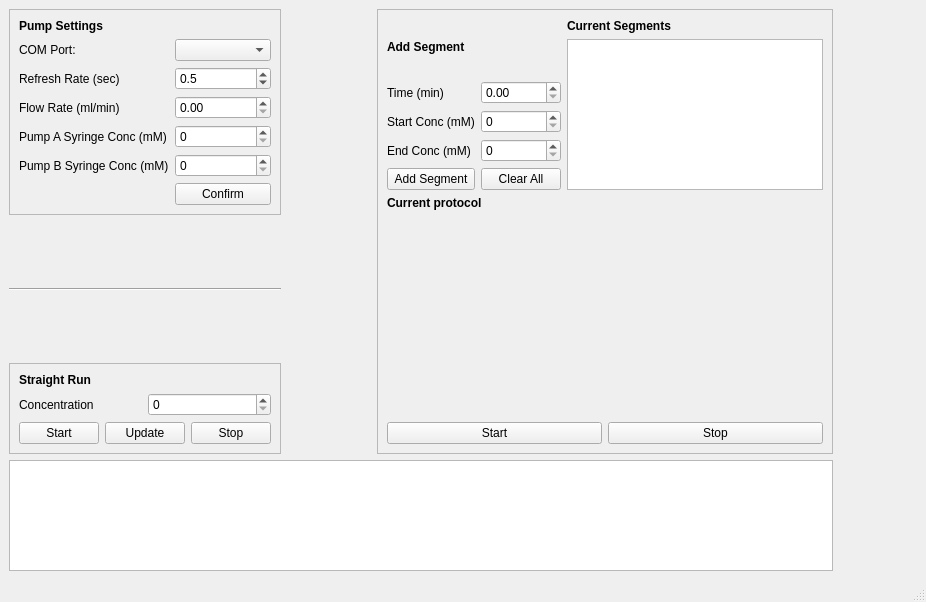
<?xml version="1.0" encoding="UTF-8"?>
<ui version="4.0">
 <class>PumPyWorm</class>
 <widget class="QMainWindow" name="PumPyWorm">
  <property name="geometry">
   <rect>
    <x>0</x>
    <y>0</y>
    <width>926</width>
    <height>602</height>
   </rect>
  </property>
  <property name="windowTitle">
   <string>AWpumps</string>
  </property>
  <widget class="QWidget" name="centralwidget">
   <property name="font">
    <font>
     <family>.AppleSystemUIFont</family>
    </font>
   </property>
   <layout class="QGridLayout" name="gridLayout">
    <item row="0" column="0">
     <layout class="QVBoxLayout" name="verticalLayout_5">
      <item>
       <widget class="QFrame" name="frame_4">
        <property name="frameShape">
         <enum>QFrame::StyledPanel</enum>
        </property>
        <property name="frameShadow">
         <enum>QFrame::Raised</enum>
        </property>
        <layout class="QVBoxLayout" name="verticalLayout_4">
         <item>
          <layout class="QGridLayout" name="gridLayout_2">
           <item row="2" column="1">
            <widget class="QComboBox" name="combo_com"/>
           </item>
           <item row="6" column="0">
            <widget class="QLabel" name="label_6">
             <property name="text">
              <string>Pump B Syringe Conc (mM)</string>
             </property>
            </widget>
           </item>
           <item row="5" column="1">
            <widget class="QSpinBox" name="spin_pac">
             <property name="maximum">
              <number>200</number>
             </property>
            </widget>
           </item>
           <item row="1" column="0" colspan="2">
            <widget class="QLabel" name="label_7">
             <property name="font">
              <font>
               <family>.AppleSystemUIFont</family>
               <bold>true</bold>
              </font>
             </property>
             <property name="text">
              <string>Pump Settings</string>
             </property>
            </widget>
           </item>
           <item row="6" column="1">
            <widget class="QSpinBox" name="spin_pbc">
             <property name="maximum">
              <number>200</number>
             </property>
            </widget>
           </item>
           <item row="5" column="0">
            <widget class="QLabel" name="label_5">
             <property name="text">
              <string>Pump A Syringe Conc (mM)</string>
             </property>
            </widget>
           </item>
           <item row="7" column="1">
            <widget class="QPushButton" name="but_confirm_settings">
             <property name="text">
              <string>Confirm</string>
             </property>
            </widget>
           </item>
           <item row="4" column="1">
            <widget class="QDoubleSpinBox" name="spin_flow_rate"/>
           </item>
           <item row="3" column="0">
            <widget class="QLabel" name="label_2">
             <property name="text">
              <string>Refresh Rate (sec)</string>
             </property>
            </widget>
           </item>
           <item row="2" column="0">
            <widget class="QLabel" name="label">
             <property name="text">
              <string>COM Port:</string>
             </property>
            </widget>
           </item>
           <item row="4" column="0">
            <widget class="QLabel" name="label_4">
             <property name="text">
              <string>Flow Rate (ml/min)</string>
             </property>
            </widget>
           </item>
           <item row="3" column="1">
            <widget class="QDoubleSpinBox" name="spin_refresh">
             <property name="decimals">
              <number>1</number>
             </property>
             <property name="minimum">
              <double>0.100000000000000</double>
             </property>
             <property name="maximum">
              <double>1.000000000000000</double>
             </property>
             <property name="singleStep">
              <double>0.100000000000000</double>
             </property>
             <property name="stepType">
              <enum>QAbstractSpinBox::DefaultStepType</enum>
             </property>
             <property name="value">
              <double>0.500000000000000</double>
             </property>
            </widget>
           </item>
          </layout>
         </item>
        </layout>
       </widget>
      </item>
      <item>
       <spacer name="verticalSpacer">
        <property name="orientation">
         <enum>Qt::Vertical</enum>
        </property>
        <property name="sizeHint" stdset="0">
         <size>
          <width>20</width>
          <height>40</height>
         </size>
        </property>
       </spacer>
      </item>
      <item>
       <widget class="Line" name="line">
        <property name="orientation">
         <enum>Qt::Horizontal</enum>
        </property>
       </widget>
      </item>
      <item>
       <spacer name="verticalSpacer_2">
        <property name="orientation">
         <enum>Qt::Vertical</enum>
        </property>
        <property name="sizeHint" stdset="0">
         <size>
          <width>20</width>
          <height>40</height>
         </size>
        </property>
       </spacer>
      </item>
      <item>
       <widget class="QFrame" name="frame">
        <property name="frameShape">
         <enum>QFrame::StyledPanel</enum>
        </property>
        <property name="frameShadow">
         <enum>QFrame::Raised</enum>
        </property>
        <layout class="QVBoxLayout" name="verticalLayout">
         <item>
          <layout class="QGridLayout" name="gridLayout_3">
           <item row="2" column="1">
            <widget class="QSpinBox" name="spin_straight_conc"/>
           </item>
           <item row="3" column="0" colspan="2">
            <layout class="QHBoxLayout" name="horizontalLayout">
             <item>
              <widget class="QPushButton" name="but_start_pump">
               <property name="text">
                <string>Start</string>
               </property>
              </widget>
             </item>
             <item>
              <widget class="QPushButton" name="but_update_pump">
               <property name="text">
                <string>Update</string>
               </property>
              </widget>
             </item>
             <item>
              <widget class="QPushButton" name="but_stop_pump">
               <property name="text">
                <string>Stop</string>
               </property>
              </widget>
             </item>
            </layout>
           </item>
           <item row="2" column="0">
            <widget class="QLabel" name="label_10">
             <property name="text">
              <string>Concentration</string>
             </property>
            </widget>
           </item>
           <item row="1" column="0" colspan="2">
            <widget class="QLabel" name="label_11">
             <property name="font">
              <font>
               <family>.AppleSystemUIFont</family>
               <bold>true</bold>
              </font>
             </property>
             <property name="text">
              <string>Straight Run</string>
             </property>
            </widget>
           </item>
          </layout>
         </item>
        </layout>
       </widget>
      </item>
     </layout>
    </item>
    <item row="0" column="2">
     <widget class="QFrame" name="frame_3">
      <property name="frameShape">
       <enum>QFrame::StyledPanel</enum>
      </property>
      <property name="frameShadow">
       <enum>QFrame::Raised</enum>
      </property>
      <layout class="QVBoxLayout" name="verticalLayout_6">
       <item>
        <layout class="QHBoxLayout" name="horizontalLayout_6">
         <item>
          <layout class="QGridLayout" name="gridLayout_4">
           <item row="1" column="0">
            <widget class="QLabel" name="label_15">
             <property name="text">
              <string>Time (min)</string>
             </property>
            </widget>
           </item>
           <item row="3" column="0">
            <widget class="QLabel" name="label_16">
             <property name="text">
              <string>End Conc (mM)</string>
             </property>
            </widget>
           </item>
           <item row="2" column="0">
            <widget class="QLabel" name="label_17">
             <property name="text">
              <string>Start Conc (mM)</string>
             </property>
            </widget>
           </item>
           <item row="2" column="1">
            <widget class="QSpinBox" name="spin_start_conc">
             <property name="singleStep">
              <number>10</number>
             </property>
            </widget>
           </item>
           <item row="4" column="1">
            <widget class="QPushButton" name="but_clear_segments">
             <property name="text">
              <string>Clear All</string>
             </property>
            </widget>
           </item>
           <item row="0" column="0" colspan="2">
            <widget class="QLabel" name="label_18">
             <property name="font">
              <font>
               <family>.AppleSystemUIFont</family>
               <bold>true</bold>
              </font>
             </property>
             <property name="text">
              <string>Add Segment</string>
             </property>
            </widget>
           </item>
           <item row="3" column="1">
            <widget class="QSpinBox" name="spin_end_conc">
             <property name="singleStep">
              <number>10</number>
             </property>
            </widget>
           </item>
           <item row="1" column="1">
            <widget class="QDoubleSpinBox" name="spin_seg_time">
             <property name="maximum">
              <double>2.000000000000000</double>
             </property>
             <property name="singleStep">
              <double>0.050000000000000</double>
             </property>
             <property name="stepType">
              <enum>QAbstractSpinBox::DefaultStepType</enum>
             </property>
            </widget>
           </item>
           <item row="4" column="0">
            <widget class="QPushButton" name="but_add_segment">
             <property name="text">
              <string>Add Segment</string>
             </property>
            </widget>
           </item>
          </layout>
         </item>
         <item>
          <layout class="QHBoxLayout" name="horizontalLayout_7">
           <item>
            <layout class="QVBoxLayout" name="verticalLayout_7" stretch="0,1">
             <item>
              <widget class="QLabel" name="label_19">
               <property name="font">
                <font>
                 <family>.AppleSystemUIFont</family>
                 <bold>true</bold>
                </font>
               </property>
               <property name="text">
                <string>Current Segments</string>
               </property>
              </widget>
             </item>
             <item>
              <widget class="QTableView" name="table_segments">
               <property name="sizePolicy">
                <sizepolicy hsizetype="Expanding" vsizetype="Expanding">
                 <horstretch>0</horstretch>
                 <verstretch>0</verstretch>
                </sizepolicy>
               </property>
               <property name="sizeAdjustPolicy">
                <enum>QAbstractScrollArea::AdjustIgnored</enum>
               </property>
               <property name="dragEnabled">
                <bool>true</bool>
               </property>
               <property name="dragDropMode">
                <enum>QAbstractItemView::DragDrop</enum>
               </property>
               <property name="alternatingRowColors">
                <bool>true</bool>
               </property>
               <property name="selectionMode">
                <enum>QAbstractItemView::ExtendedSelection</enum>
               </property>
               <property name="selectionBehavior">
                <enum>QAbstractItemView::SelectRows</enum>
               </property>
              </widget>
             </item>
            </layout>
           </item>
          </layout>
         </item>
        </layout>
       </item>
       <item>
        <spacer name="verticalSpacer_3">
         <property name="orientation">
          <enum>Qt::Vertical</enum>
         </property>
         <property name="sizeHint" stdset="0">
          <size>
           <width>20</width>
           <height>40</height>
          </size>
         </property>
        </spacer>
       </item>
       <item>
        <widget class="QLabel" name="label_20">
         <property name="font">
          <font>
           <family>.AppleSystemUIFont</family>
           <bold>true</bold>
          </font>
         </property>
         <property name="text">
          <string>Current protocol</string>
         </property>
        </widget>
       </item>
       <item>
        <widget class="PlotWidget" name="widget_plots" native="true">
         <property name="minimumSize">
          <size>
           <width>300</width>
           <height>200</height>
          </size>
         </property>
        </widget>
       </item>
       <item>
        <layout class="QHBoxLayout" name="horizontalLayout_3">
         <item>
          <widget class="QPushButton" name="but_start_protocol">
           <property name="text">
            <string>Start</string>
           </property>
          </widget>
         </item>
         <item>
          <widget class="QPushButton" name="but_stop_protocol">
           <property name="text">
            <string>Stop</string>
           </property>
          </widget>
         </item>
        </layout>
       </item>
      </layout>
     </widget>
    </item>
    <item row="0" column="1">
     <spacer name="horizontalSpacer">
      <property name="orientation">
       <enum>Qt::Horizontal</enum>
      </property>
      <property name="sizeHint" stdset="0">
       <size>
        <width>40</width>
        <height>20</height>
       </size>
      </property>
     </spacer>
    </item>
    <item row="1" column="0" colspan="3">
     <widget class="QTextEdit" name="console">
      <property name="acceptDrops">
       <bool>false</bool>
      </property>
      <property name="undoRedoEnabled">
       <bool>false</bool>
      </property>
      <property name="readOnly">
       <bool>true</bool>
      </property>
     </widget>
    </item>
    <item row="0" column="3">
     <spacer name="horizontalSpacer_2">
      <property name="orientation">
       <enum>Qt::Horizontal</enum>
      </property>
      <property name="sizeHint" stdset="0">
       <size>
        <width>40</width>
        <height>20</height>
       </size>
      </property>
     </spacer>
    </item>
   </layout>
  </widget>
  <widget class="QStatusBar" name="statusBar"/>
  <action name="actionQuit">
   <property name="text">
    <string>Quit</string>
   </property>
  </action>
 </widget>
 <customwidgets>
  <customwidget>
   <class>PlotWidget</class>
   <extends>QWidget</extends>
   <header>plotwidget.h</header>
   <container>1</container>
  </customwidget>
 </customwidgets>
 <tabstops>
  <tabstop>combo_com</tabstop>
  <tabstop>spin_flow_rate</tabstop>
  <tabstop>spin_pac</tabstop>
  <tabstop>spin_pbc</tabstop>
  <tabstop>but_confirm_settings</tabstop>
  <tabstop>spin_straight_conc</tabstop>
  <tabstop>but_start_pump</tabstop>
  <tabstop>but_update_pump</tabstop>
  <tabstop>but_stop_pump</tabstop>
  <tabstop>spin_seg_time</tabstop>
  <tabstop>spin_start_conc</tabstop>
  <tabstop>spin_end_conc</tabstop>
  <tabstop>but_add_segment</tabstop>
  <tabstop>but_clear_segments</tabstop>
  <tabstop>table_segments</tabstop>
  <tabstop>but_start_protocol</tabstop>
  <tabstop>but_stop_protocol</tabstop>
  <tabstop>console</tabstop>
 </tabstops>
 <resources/>
 <connections/>
</ui>
